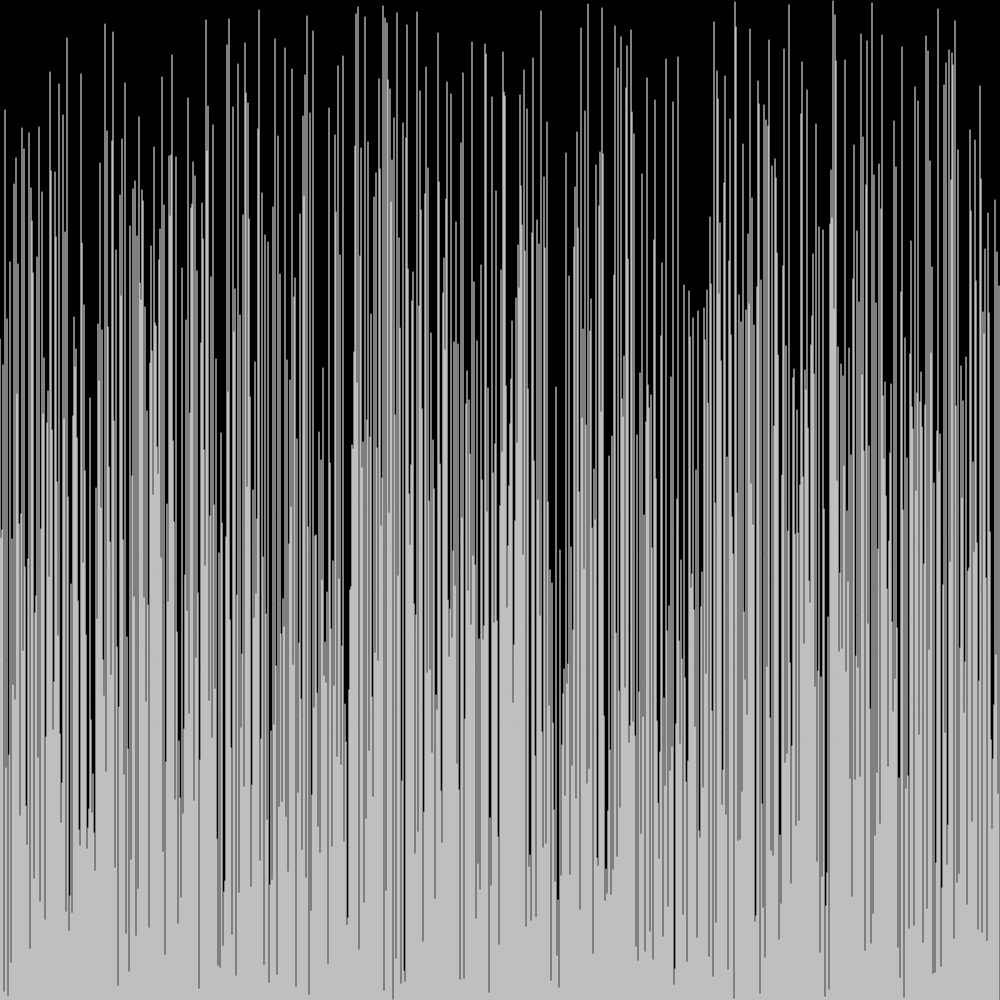
Frame 1 (no input)
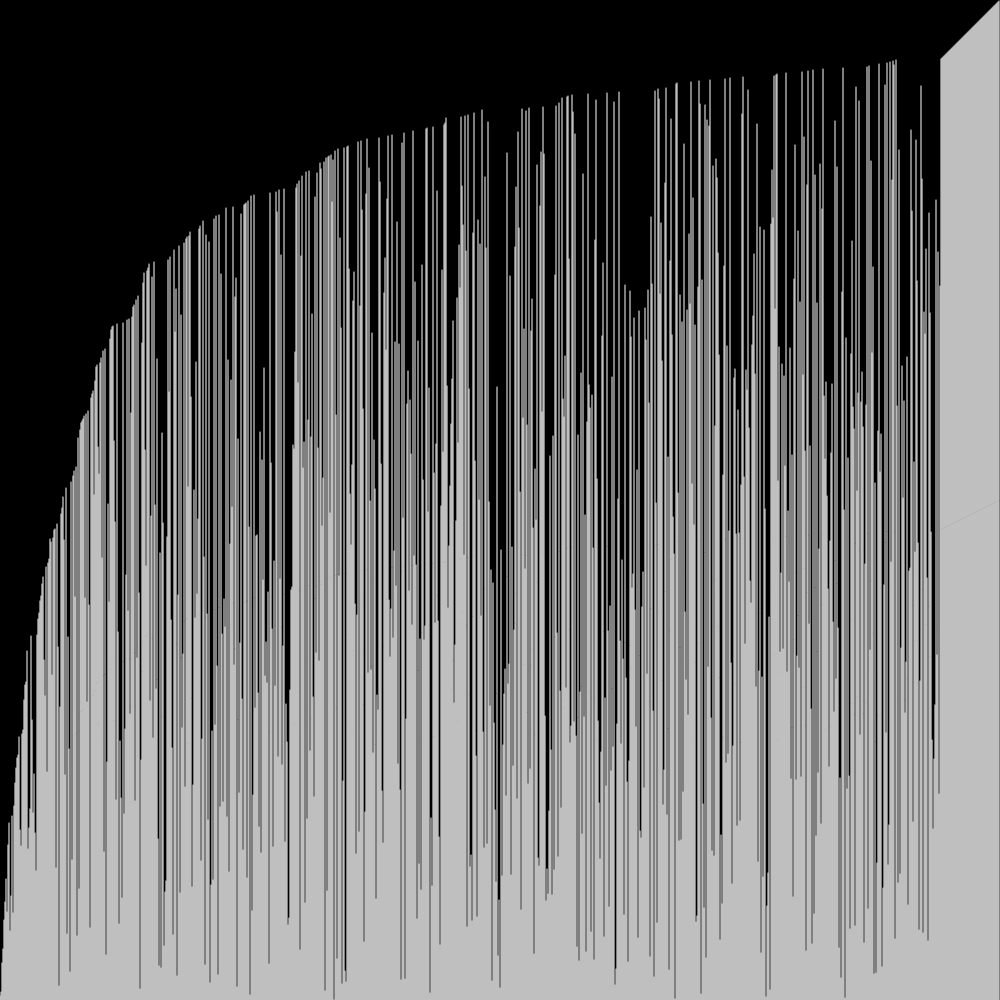
Frame 60 (no input)
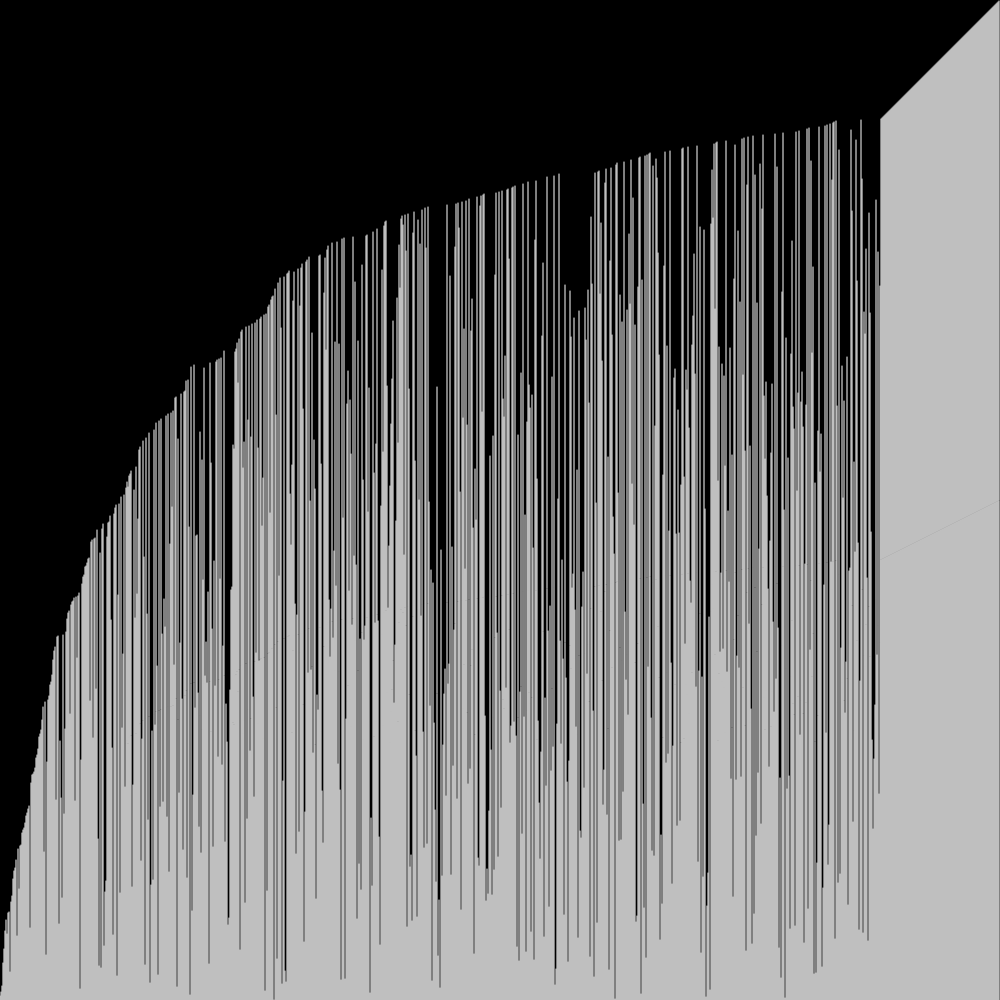
Frame 120 (the mouse pressed at the canvas centre since frame 60)

The p5.js sketch that drew these frames (run headless with seeded random() and noise() and a simulated clock; from frame 60 on, the mouse is pressed at the canvas centre):

// p5.js sketch
// ── sketch.js
var lines = [];
var temp;

function setup() {
  createCanvas(windowHeight, windowHeight);
  for (i = 0 ; i < windowHeight ; i++){
    append(lines, i);
  }
  shuffle(lines,true);
}

function draw() {
  background(0);

  //livres
  for (i = 0 ; i < windowHeight ; i++){
    stroke('#FFFFFF');
    line(i,height,i,height-lines[i]);
  }

  //Trier
  for (i = 0 ; i < windowHeight ; i++){
    if (lines[i] > lines[i + 1]){
        temp = lines[i];
        lines[i] = lines[i + 1];
        lines[i + 1] = temp;
    }
  }
}
